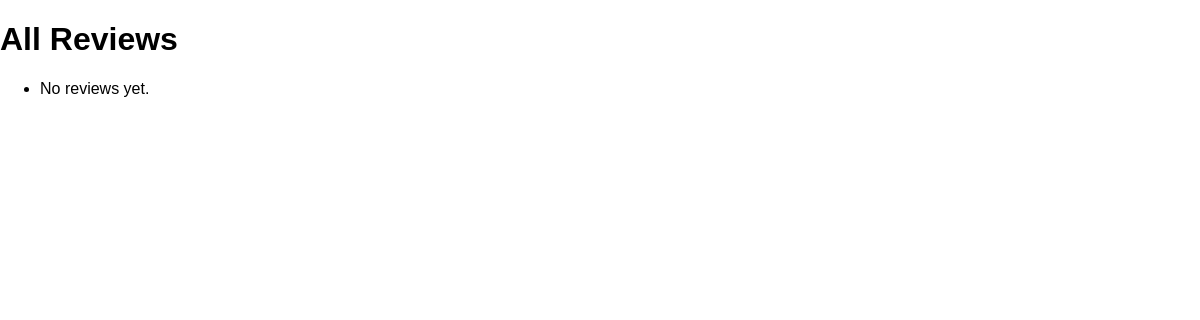
The page /reviews/ on the database as committed earlier.
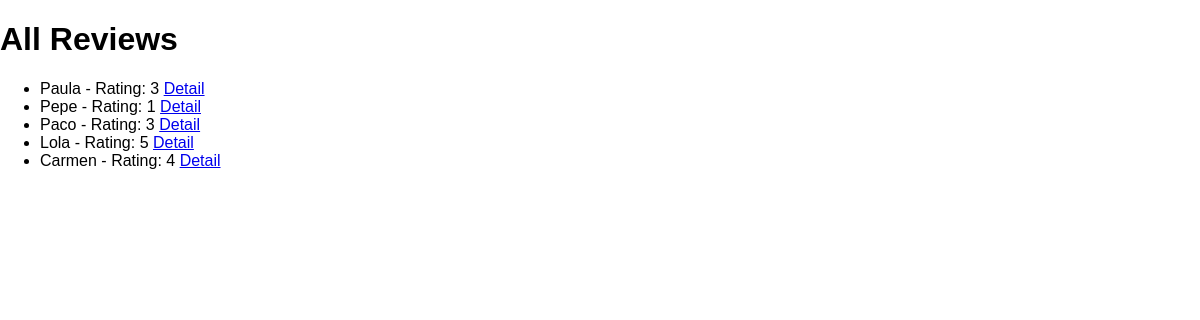
The same page on the database as committed later.
### reviews/models.py (models this page shows, shortened)
class Review(models.Model):
    user_name = models.CharField(max_length=100)
    review_text = models.TextField()
    rating = models.IntegerField(
        validators=[MinValueValidator(1), MaxValueValidator(5)]
    )

### reviews/views.py (the view)
# urls.py: path("reviews/", views.ReviewListView.as_view(), name="reviews"),
class ReviewListView(ListView):
    template_name = "reviews/review_list.html"
    model = Review
    context_object_name = "reviews"

### reviews/templates/reviews/review_list.html (shortened to what this page needs)
{% extends "reviews/base.html" %}
{% load static %}
{% block content %}
<h1>All Reviews</h1>
<ul>
    {% for review in reviews %}
    <li>{{ review.user_name }} - Rating: {{ review.rating }}
        <a href="{% url 'singleReview' review.id %}">Detail</a>
    </li>
    {% empty %}
    <li>No reviews yet.</li>
    {% endfor %}
</ul>
{% endblock %}

### reviews/templates/reviews/base.html (shortened to what this page needs)
{% load static %}
<!DOCTYPE html>
<html lang="en">
<head>
    <link rel="stylesheet" href="{% static 'reviews/style.css' %}">
</head>
<body>
    {% block content %}{% endblock %}
</body>
</html>

### reviews/static/reviews/style.css (style rules this page uses)
body { font-family: sans-serif; margin: 0; }

Rows that differ between the two databases and show on the page:
added Review: user_name "Paula", rating "3"
added Review: user_name "Pepe", rating "1"
added Review: user_name "Paco", rating "3"
added Review: user_name "Lola", rating "5"
added Review: user_name "Carmen", rating "4"
Other text that changed with them:
text no longer shown: "No reviews yet."
